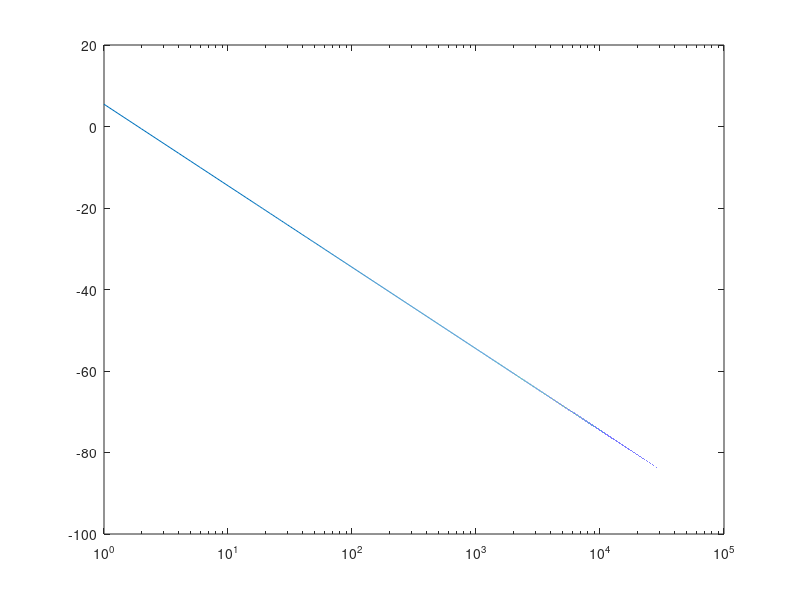

The MATLAB script that drew this image:
clear all
close all
clc

f = 900e6;
c = 3e8;
lamb = c/f;



Gt = 1;
Gr = 1;

Pt = 50;

d = [0:1:100e3];
L = 1;

Pr = (Pt*Gt*Gr*(lamb^2))./(((4*3.14)^2).*(d.^2)*L);


Prdbm =  10*log10(Pr/0.01);

semilogx(d,Prdbm);